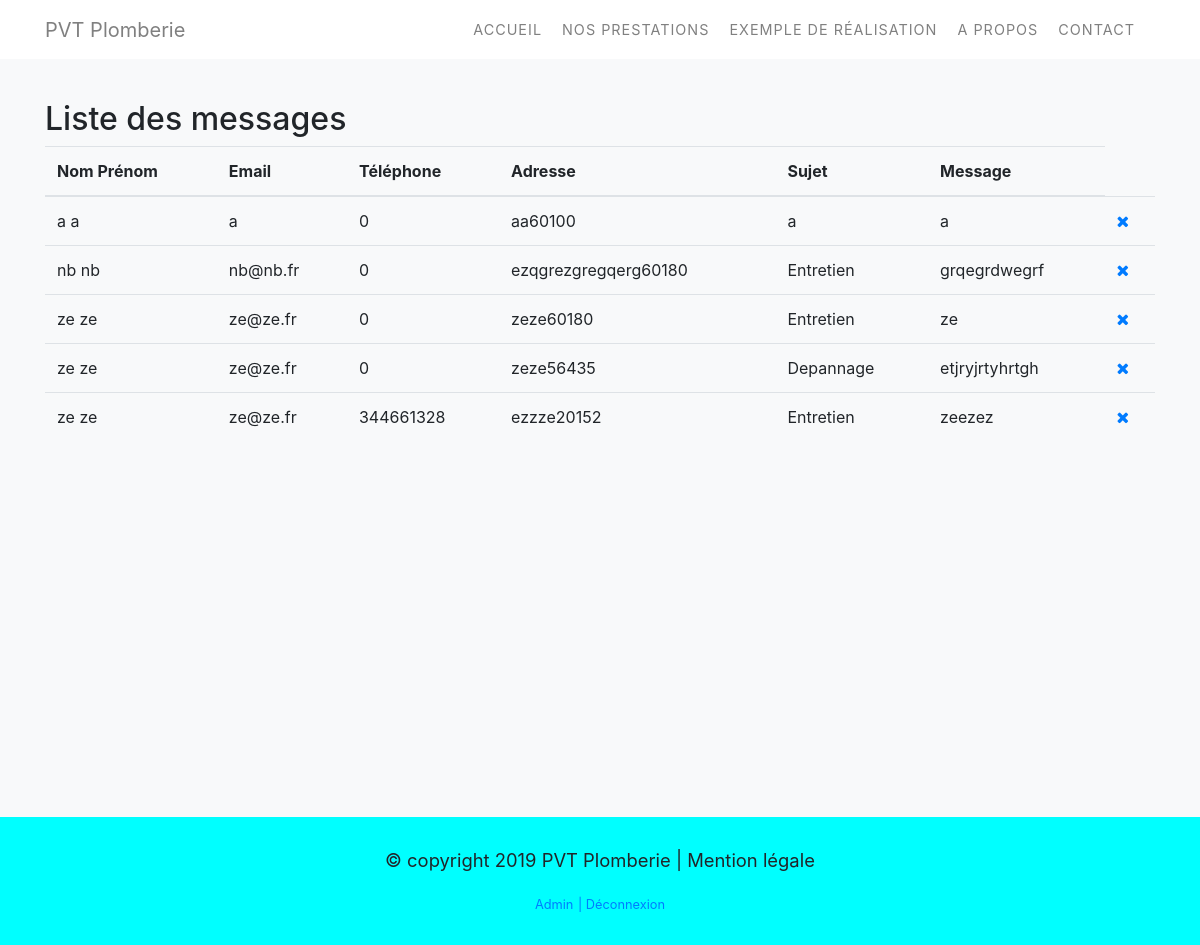
/PVT/index.php/admin (signed in), run on the app's committed database.
### tables this page shows
CREATE TABLE `posts` (
  `Id` int(11) NOT NULL,
  `LastName` varchar(30) NOT NULL,
  `FirstName` varchar(30) NOT NULL,
  `Email` varchar(30) NOT NULL,
  `Phone` int(10) NOT NULL,
  `Adresse` varchar(50) NOT NULL,
  `City` varchar(30) NOT NULL,
  `ZipCode` int(5) NOT NULL,
  `Why` varchar(20) NOT NULL,
  `Message` varchar(800) NOT NULL
);

### PVT/library/MicroKernel.class.php (called while the page is built, shortened)
<?php
class MicroKernel
{
    private $applicationPath;
    private $configuration;
    private $controllerPath;
    public function __construct()
    {
        $this->applicationPath = realpath(ROOT_PATH.'/application');
        $this->configuration   = new Configuration();
        $this->controllerPath  = null;
    }
    public function bootstrap()
    {
        $this->configuration->load('database');
        $this->configuration->load('library');
        return $this;
    }
    public function loadClass($class)
    {
        $class = str_replace('\\', DIRECTORY_SEPARATOR, $class);
        if(substr($class, -10) == 'Controller')
        {
            $filename = "$this->controllerPath/$class.class.php";
        }
        else if(substr($class, -4) == 'Form')
        {
            $filename = "$this->applicationPath/forms/$class.class.php";
        }
        elseif(substr($class, -5) == 'Model')
        {
            $filename = "$this->applicationPath/models/$class.class.php";
        }
        else
        {
            $filename = "$this->applicationPath/classes/$class.class.php";
        }
    }
    public function run(FrontController $frontController)
    {
        try
        {
            $requestPath = $frontController->buildContext($this->configuration);
            $this->controllerPath = "$this->applicationPath/controllers$requestPath";
            $frontController->run();
            $frontController->renderView();
        }
        catch(Exception $exception)
        {
            ob_clean();
            $frontController->renderErrorView
            (
                implode('<br>',
                [
                    $exception->getMessage(),
                    "<strong>Fichier</strong> : ".$exception->getFile(),
                    "<strong>Ligne</strong> : ".$exception->getLine()
                ])
            );
        }
    }
}

### PVT/index.php (called while the page is built, shortened)
<?php
require_once 'library/Configuration.class.php';
require_once 'library/Database.class.php';
require_once 'library/MicroKernel.class.php';
$microKernel = new MicroKernel();
$microKernel->bootstrap()->run(new FrontController());

### PVT/application/controllers/admin/AdminController.class.php (called while the page is built, shortened)
<?php
class AdminController
{
    public function httpGetMethod(Http $http, array $queryFields)
    {
		$adminModel = new AdminModel();
		$userInfo = $adminModel->listMessage();
		return [
			'userInfo' =>$userInfo
		];
    }
}
?>

### PVT/library/Database.class.php (called while the page is built, shortened)
<?php
class Database
{
	private $pdo;
	public function __construct()
	{
		$configuration = new Configuration();
		$this->pdo = new PDO
		(
			$configuration->get('database', 'dsn'),
			$configuration->get('database', 'user'),
			$configuration->get('database', 'password')
		);
		$this->pdo->exec('SET NAMES UTF8');
	}
    public function query($sql, array $criteria = array())
    {
        $query = $this->pdo->prepare($sql);
        $query->execute($criteria);
        return $query->fetchAll(PDO::FETCH_ASSOC);
    }
}

### PVT/library/Configuration.class.php (called while the page is built, shortened)
<?php
class Configuration
{
	private static $registry;
	public function __construct()
	{
		if(Configuration::$registry === null)
		{
			Configuration::$registry = array();
		}
	}
	public function get($filename, $key, $defaultValue = null)
	{
		if(array_key_exists($filename, Configuration::$registry) === true)
		{
			if(array_key_exists($key, Configuration::$registry[$filename]) === true)
			{
				return Configuration::$registry[$filename][$key];
			}
		}
		return $defaultValue;
	}
	public function load($filename)
	{
		Configuration::$registry[$filename] = $config;
	}
}

### PVT/application/models/AdminModel.class.php (called while the page is built, shortened)
<?php
class AdminModel {
    public function listMessage()
	{
        $data = new Database();
        $userInfo = $data->query('SELECT *
                    FROM posts'
        );
        return $userInfo;
    }
}
?>

### PVT/application/www/admin/AdminView.phtml (the view)
<div class="show">
    <div class="container">
        <h2>Liste des messages</h2>
        <table class="table">
            <thead>
                <tr>
                <th scope="col">Nom Prénom</th>
                <th scope="col">Email</th>
                <th scope="col">Téléphone</th>
                <th scope="col">Adresse</th>
                <th scope="col">Sujet</th>
                <th scope="col">Message</th>
                </tr>
            </thead>
            <tbody>
            <?php foreach ($userInfo as $userInfos): ?>
                <tr>
                <td><?= ($userInfos['LastName']) ?> <?= ($userInfos['FirstName']) ?></td>
                <td><?= ($userInfos['Email']) ?> </td>
                <td><?= ($userInfos['Phone']) ?> </td>
                <td><?= ($userInfos['Adresse'])?><?= ($userInfos['City'])?><?= ($userInfos['ZipCode'])?> </td>
                <td><?= ($userInfos['Why']) ?></td>
                <td><?= ($userInfos['Message']) ?></td>
                <td><a href="<?= $requestUrl ?>/admin/remove?Id=<?= $userInfos['Id'] ?>"><i class="fa fa-remove"></a></i></td>
                </tr>
                <?php endforeach ?>
            </tbody>
        </table>
    </div>
</div>

### PVT/application/www/css/style.css (style rules this page uses)
* { outline: none !important; scroll-behavior: smooth; }
body { text-align: center; }
.show { padding-top: 100px; padding-bottom: 30%; }

### data on the page
posts: LastName "a", FirstName "a", Email "a", Phone "0", Adresse "a", City "a", ZipCode "60100", Why "a", Message "a"
posts: LastName "nb", FirstName "nb", Email "nb@nb.fr", Phone "0", Adresse "ezqgrezg", City "regqerg", ZipCode "60180", Why "Entretien", Message "grqegrdwegrf"
posts: LastName "ze", FirstName "ze", Email "ze@ze.fr", Phone "0", Adresse "ze", City "ze", ZipCode "60180", Why "Entretien", Message "ze"
posts: LastName "ze", FirstName "ze", Email "ze@ze.fr", Phone "0", Adresse "ze", City "ze", ZipCode "56435", Why "Depannage", Message "etjryjrtyhrtgh"
posts: LastName "ze", FirstName "ze", Email "ze@ze.fr", Phone "344661328", Adresse "ezz", City "ze", ZipCode "20152", Why "Entretien", Message "zeezez"
